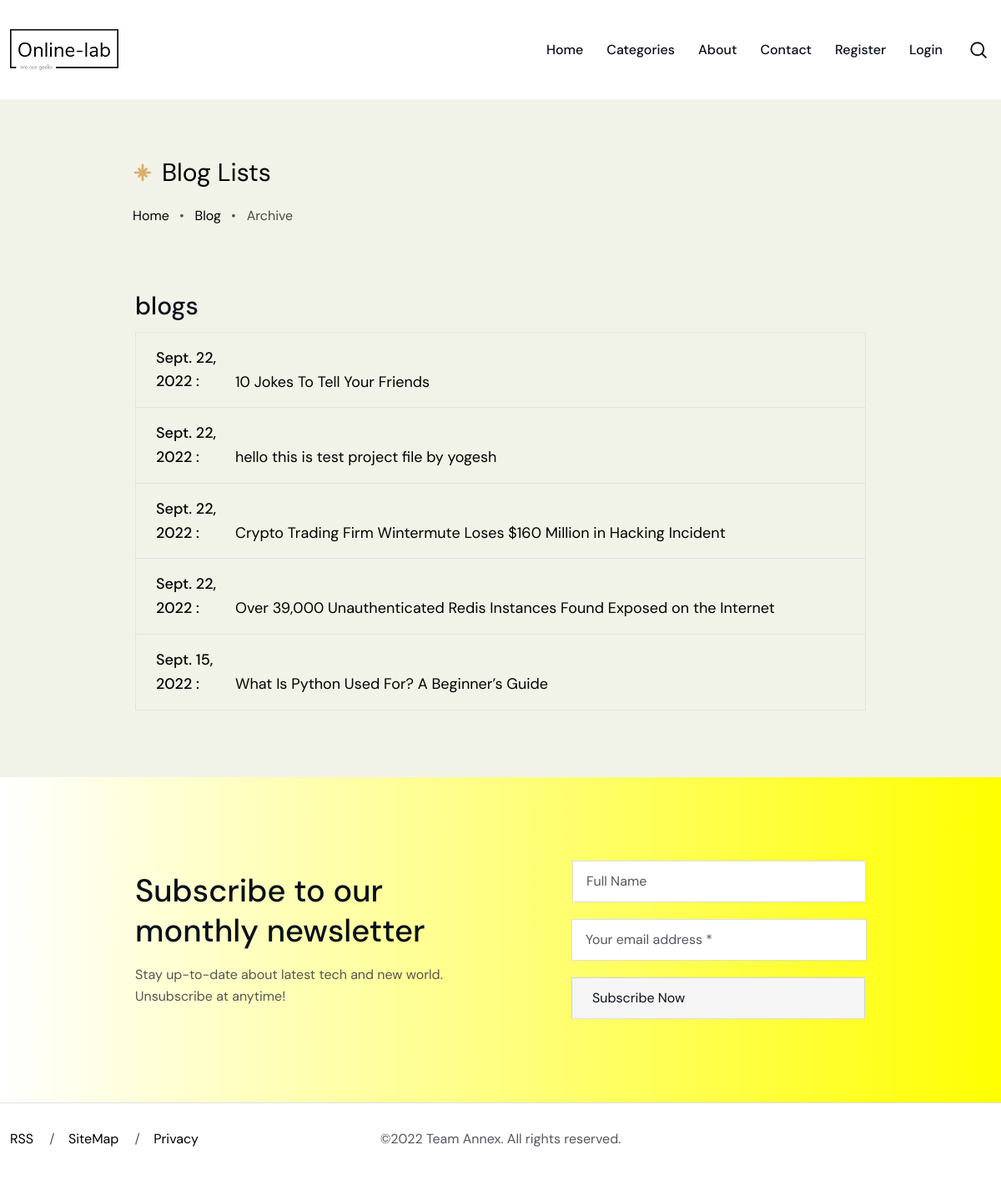
/blog, run on an earlier commit of the app's database.
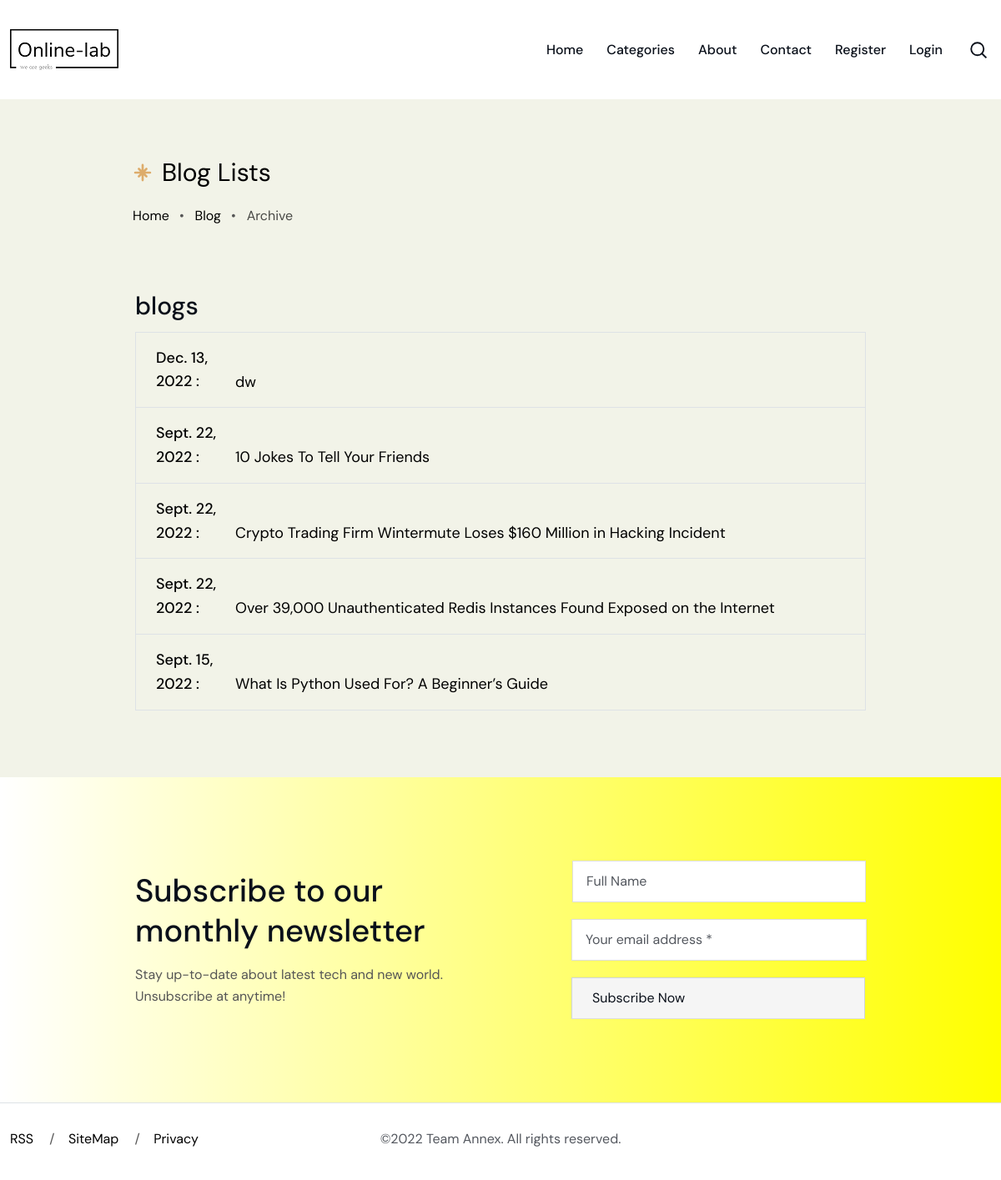
And on a later commit of the database.
### news/models.py (models this page shows, shortened)
class Blog(models.Model):
      category = models.ForeignKey(BlogCategory, on_delete=models.CASCADE)
      snipit = models.CharField(max_length=50)
      title = models.CharField(max_length=100)
      img = models.ImageField(upload_to='pics')
      img_alt = models.CharField(max_length=100)
      description = models.TextField()
      blog_url = models.SlugField(max_length=100)
      author = models.ForeignKey(User, default=None, on_delete=models.CASCADE)
      title_meta = models.CharField(max_length=100)
      description_meta = models.CharField(max_length=500)
      keywords_meta = models.CharField(max_length=75)
      music = models.FileField(upload_to='music',null=True, blank=True)
      created = models.DateTimeField(auto_now_add=True)

### news/views.py (the view)
# urls.py: path('blog', views.blog, name='blog'),
def blog(request):
    blog = Blog.objects.filter().order_by('-created')
    return render(request, 'main/blog.html', {'blog': blog})

### templates/main/blog.html
{% extends 'main/base.html' %}
{% load static %}
{% static "img" as baseUrl %}
{% static "category_img" as baseUrl %}
{% block content %}
<section class="section">
  <div class="container">
    <div class="row g-0 justify-content-center">
      <div class="col-xl-9 col-lg-10">
        <div class="row gy-2 align-items-center section-title mb-0 section pt-0">
          <div class="col-12">
            <h1 class="h3 mb-0 title">Blog Lists</h1>
          </div>
          <div class="col-12">
            <ul class="list-inline breadcrumb-menu">
              <li class="list-inline-item">
                <a class="text-link" href="https://platol.netlify.app/">Home</a>
              </li>
              <li class="list-inline-item">• &nbsp; <a class="text-link" href="blog.html">Blog</a>
              </li>
              <li class="list-inline-item">• &nbsp; <a class="text-link" href="archive.html">Archive</a>
              </li>
            </ul>
          </div>
        </div>
      </div>
    </div>
    <div class="row justify-content-center">
      <div class="col-xl-9 col-lg-10">
        <div class="archive-block">
          <h2 class="h3 mb-3">blogs</h2>
          <ul class="list-unstyled">
            {% for d in blog %}
            <li class="archive-post-item">
              <a class="border px-4 py-3 d-block"  href="{% url 'index' %}blog/{{d.blog_url}}">
                <span class="fw-medium"
            ">{{d.created|date}} : </span>{{d.title}}</a>
            </li>
            {% endfor %}
          </ul>
        </div>
      </div>
    </div>
  </div>
</section>
{% endblock %}

What changed in the data, as far as the page shows it:
removed Blog: created "Sept. 22, 2022", title "hello this is test project file by yogesh"
added Blog: created "Dec. 13, 2022", title "dw"
